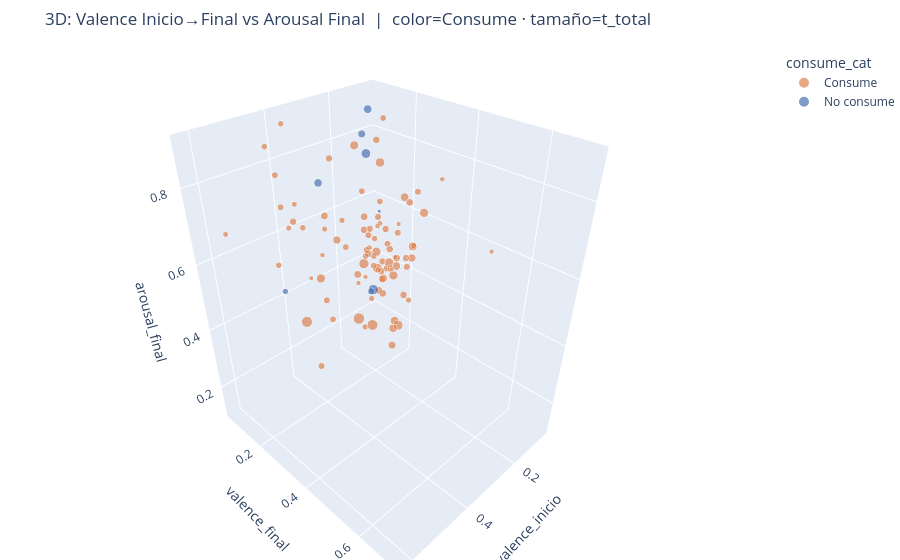
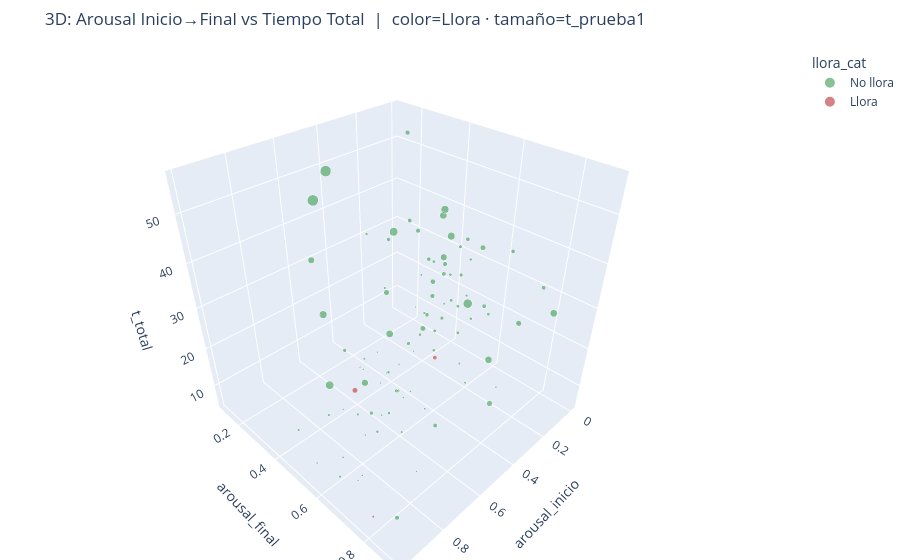
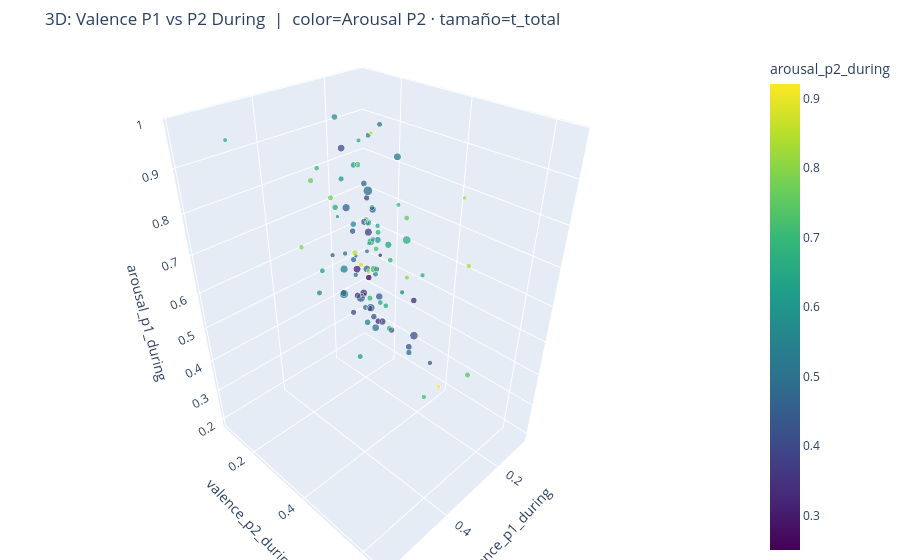

Notebook code cell kept with these figures, in order:
### Markdown cell above
### 5. Gráficos de Dispersión 3D (Plotly interactivo)

### Code cell
df_3d = df[cols_numericas + ['consume','llora']].dropna(subset=cols_numericas).copy()
df_3d['consume_cat'] = df_3d['consume'].fillna(0).map({0: 'No consume', 1: 'Consume'})
df_3d['llora_cat']   = df_3d['llora'].fillna(0).map({0: 'No llora',    1: 'Llora'})

# Gráfico 1: Valence inicio → final vs Arousal final
fig1 = px.scatter_3d(df_3d, x='valence_inicio', y='valence_final', z='arousal_final',
    color='consume_cat', size='t_total', size_max=18, opacity=0.7,
    color_discrete_map={'No consume':'#4C72B0','Consume':'#DD8452'},
    title='3D: Valence Inicio→Final vs Arousal Final  |  color=Consume · tamaño=t_total')
fig1.update_layout(margin=dict(l=0,r=0,b=0,t=50))
fig1.show()

# Gráfico 2: Arousal inicio → final vs Tiempo total
fig2 = px.scatter_3d(df_3d, x='arousal_inicio', y='arousal_final', z='t_total',
    color='llora_cat', size='t_prueba1', size_max=18, opacity=0.7,
    color_discrete_map={'No llora':'#55A868','Llora':'#C44E52'},
    title='3D: Arousal Inicio→Final vs Tiempo Total  |  color=Llora · tamaño=t_prueba1')
fig2.update_layout(margin=dict(l=0,r=0,b=0,t=50))
fig2.show()

# Gráfico 3: Valence P1 vs P2 during, color continuo de Arousal P2
fig3 = px.scatter_3d(df_3d, x='valence_p1_during', y='valence_p2_during', z='arousal_p1_during',
    color='arousal_p2_during', size='t_total', size_max=15, opacity=0.75,
    color_continuous_scale='Viridis',
    title='3D: Valence P1 vs P2 During  |  color=Arousal P2 · tamaño=t_total')
fig3.update_layout(margin=dict(l=0,r=0,b=0,t=50))
fig3.show()
